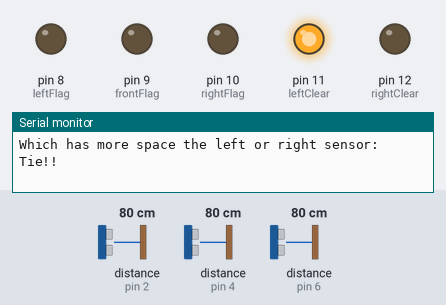
The sketch below on a simulated Arduino Mega 2560, built with avr-gcc and run on an emulated ATmega2560. On the bench: output pins drawn as LEDs (lit = HIGH), the last lines printed to the serial monitor. Wiring (inferred from the names in the program): 3 × ultrasonic range finder: trigger pin 3, echo pin 2 / trigger pin 5, echo pin 4 / trigger pin 7, echo pin 6. Inputs (shaded band) come from the test bench; at power-on: distance to the obstacle (sensors on pin 2, pin 4, pin 6) 80 cm. The echo pulse lasts 58.3 µs per cm; pins used as bus, display or sensor lines are not drawn.

Above: at 1.8 s.
1.9 s: distance to the obstacle (sensor on pin 2) set to 34 cm
4.3 s: distance to the obstacle (sensor on pin 2) set to 28 cm
At 6.1 s:
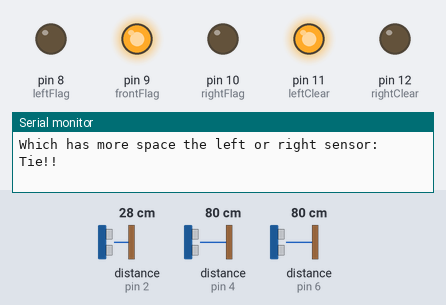
6.7 s: distance to the obstacle (sensor on pin 4) set to 33 cm
10.0 s: distance to the obstacle (sensor on pin 4) set to 26 cm
At 11.3 s:
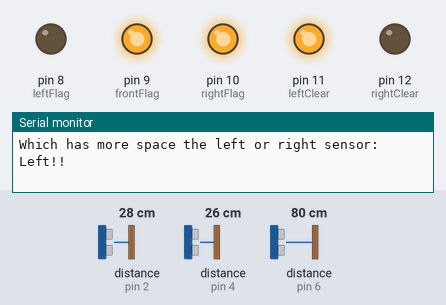
12.0 s: distance to the obstacle (sensor on pin 6) set to 34 cm
15.0 s: distance to the obstacle (sensor on pin 6) set to 28 cm
At 18.5 s:
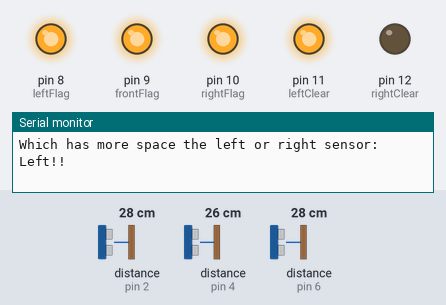
Timing chart, 0 to 19.5 s (numbered marks = the images above; inputs shaded):
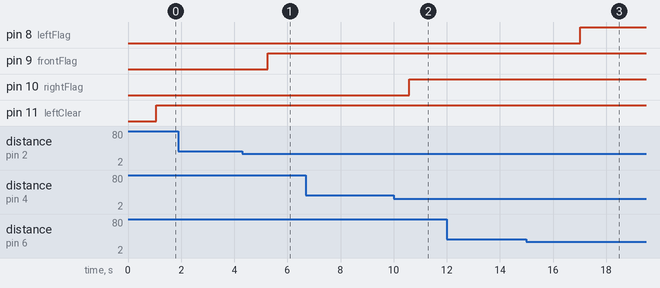

The sketch:

ArduinoSensor_s_.ino
```cpp
#define trig_Front 3 // For Front Sensor
#define echo_Front 2 // For Front Sensor
#define trig_Right 5 // For Right Sensor
#define echo_Right 4 // For Right Sensor
#define trig_Left 7 // For Left Sensor
#define echo_Left 6 // For Left Sensor
#define leftFlag 8
#define frontFlag 9
#define rightFlag 10
#define leftClear 11
#define rightClear 12

float signalDur_Front, distance_Front,signalDur_Right, distance_Right, signalDur_Left, distance_Left;

void setup() {
  // put your setup code here, to run once:
  Serial.begin(9600);
  //First HC-SR04 sensor
  pinMode(trig_Left, OUTPUT);
  pinMode(echo_Left, INPUT);
  // Second sensor
  pinMode(trig_Front, OUTPUT);
  pinMode(echo_Front, INPUT);
  //Third Sensor
  pinMode(trig_Right, OUTPUT);
  pinMode(echo_Right, INPUT);
  //Sensor flags to send to the ATmega 1284
  pinMode(leftFlag, OUTPUT);
  pinMode(frontFlag, OUTPUT);
  pinMode(rightFlag, OUTPUT);
  pinMode(leftClear, OUTPUT);
  pinMode(rightClear, OUTPUT);
}

void loop() {
  // put your main code here, to run repeatedly:
  // Giving a pulse to A Sensor
  digitalWrite(trig_Left, LOW);
  delayMicroseconds(2);
  digitalWrite(trig_Left, HIGH);
  delayMicroseconds(10);
  digitalWrite(trig_Left, LOW);

// Time it takes to gets a signal on the echo pin/speaker
   signalDur_Left = pulseIn(echo_Left,HIGH);
  //Detected objects distance from the sensor
  // Using 343 meters per second since it is the speed of sound.
   distance_Left = (signalDur_Left / 2) * 0.0343;

   delay(500);

  digitalWrite(trig_Front, LOW);
  delayMicroseconds(2);
  digitalWrite(trig_Front, HIGH);
  delayMicroseconds(10);
  digitalWrite(trig_Front, LOW);


  // Time it takes to gets a signal on the echo pin/speaker
  signalDur_Front = pulseIn(echo_Front,HIGH);

  //Detected objects distance from the sensor
  // Using 343 meters per second since it is the speed of sound.
  distance_Front = (signalDur_Front / 2) * 0.0343;

   delay(500);

  digitalWrite(trig_Right, LOW);
  delayMicroseconds(2);
  digitalWrite(trig_Right, HIGH);
  delayMicroseconds(10);
  digitalWrite(trig_Right, LOW);


  // Time it takes to gets a signal on the echo pin/speaker
  signalDur_Right = pulseIn(echo_Right,HIGH);

  //Detected objects distance from the sensor
  // Using 343 meters per second since it is the speed of sound.
  distance_Right = (signalDur_Right / 2) * 0.0343;


  // Sends the result to serial monitor
  Serial.print("Left = ");
  if(distance_Left >= 400 || distance_Left <= 2)
  {
    Serial.print("Out of Range! ");
    digitalWrite(leftFlag, LOW);
  }
  else if(distance_Left <= 30 && distance_Left > 20)
  {
    Serial.print(distance_Left);
    Serial.print(" cm");
    Serial.print(" Close! ");
    digitalWrite(leftFlag, HIGH);
    //delay(1000);
  }
  else if(distance_Left <= 20)
  {
    Serial.print(distance_Left);
    Serial.print(" cm");
    Serial.print(" Too Close! ");
    digitalWrite(leftFlag, HIGH);
    //delay(1000);
  }
  else
  {
    Serial.print(distance_Left);
    Serial.print(" cm ");
    digitalWrite(leftFlag, LOW);
    //delay(1000);
  }

  // watch out for the freuqnecy of the other may be affecting it.
  Serial.print("Front = ");
  if(distance_Front >= 400 || distance_Front <= 2)
  {
    Serial.print("Out of Range!");
    digitalWrite(frontFlag, LOW);
  }
  else if(distance_Front <= 30 && distance_Front > 20)
  {
    Serial.print(distance_Front);
    Serial.print(" cm");
    Serial.print(" Close! ");
    digitalWrite(frontFlag, HIGH);
    //delay(1000);
  }
  else if(distance_Front <= 20)
  {
    Serial.print(distance_Front);
    Serial.print(" cm");
    Serial.print(" Too Close! ");
    digitalWrite(frontFlag, HIGH);
    //delay(1000);
  }
  else
  {
    Serial.print(distance_Front);
    Serial.print(" cm ");
    digitalWrite(frontFlag, LOW);
    //delay(1000);
    //delay(500);
  }


  Serial.print("Right = ");
  if(distance_Right >= 400 || distance_Right <= 2)
  {
    Serial.print("Out of Range!");
    digitalWrite(rightFlag, LOW);
  }
  else if(distance_Right <= 30 && distance_Right > 20)
  {
    Serial.print(distance_Right);
    Serial.print(" cm");
    Serial.print(" Close! ");
    digitalWrite(rightFlag, HIGH);
    //delay(1000);
  }
  else if(distance_Right <= 20)
  {
    Serial.print(distance_Right);
    Serial.print(" cm");
    Serial.print(" Too Close! ");
   digitalWrite(rightFlag, HIGH);
   // at 12 cm should reverse left or right
   //delay(1000);
  }
  else
  {
    Serial.print(distance_Right);
    Serial.print(" cm");
    digitalWrite(rightFlag, LOW);
    //delay(1000);
    //delay(500);
  }
   Serial.println(" ");
  Serial.println("Which has more space the left or right sensor: ");
  if(distance_Left > distance_Right)
  {
    Serial.println("Left!!");
    digitalWrite(leftClear, HIGH);
    digitalWrite(rightClear, LOW);
  }
  else if(distance_Left < distance_Right)
  {
    Serial.println("Right!!");
    digitalWrite(leftClear, LOW);
    digitalWrite(rightClear, HIGH);
  }
  else if(distance_Left == distance_Right)
  {
    Serial.println("Tie!!");
    digitalWrite(leftClear, HIGH);
    digitalWrite(rightClear, LOW);
  }

   Serial.println(" ");
   //delay(500);

 }
```

FindDirandMoveAroundObj.c
```cpp
/*Partner(s)Name & email: Antonio Martinez, amart108@ucr.edu
 * Lab Section
 *Assignment: Final project find direction and move around an object
 *Exercise Description:
 * I acknowledge all content contained herein, excluding template or example code, is my own original work
 * Author : Antonio
 */
#include <avr/io.h>
#include <avr/interrupt.h>

volatile unsigned char TimerFlag = 0; //TimerISR() sets this to 1. C programmer should clear to 0.
//Internal variable for mapping AVR's ISR to our cleaner TimerISR model.
unsigned long _avr_timer_M  = 1; // start count from here, down to 0, default to 1 ms.
unsigned long _avr_timer_cntcurr = 0; // current internal count of 1ms ticks

void TimerOn(){
	TCCR1B = 0x0B;

	OCR1A = 125;

	TIMSK1 = 0x02;

	TCNT1 = 0;

	_avr_timer_cntcurr = _avr_timer_M;

	SREG |= 0x80;

}

void TimerOff(){
	TCCR1B = 0x00;
}

void TimerISR() {
	TimerFlag = 1;
}

ISR(TIMER1_COMPA_vect){
	_avr_timer_cntcurr--;
	if(_avr_timer_cntcurr == 0){
		TimerISR();
		_avr_timer_cntcurr = _avr_timer_M;
	}
}

void TimerSet(unsigned long M){
	_avr_timer_M = M;
	_avr_timer_cntcurr = _avr_timer_M;
}

int c1 = 0;
int c2 = 0;
int c3 = 0;
void Stop()
{
	//Stops the car
	PORTB = 0x00;
}

void ReverseLeft()
{
	// This move the left tire backwards so it moves in reverse
	//B = 1: Move backwards and to the left with left tire
	PORTB = 0x01;
}

void Right()
{
	//Moves the car to the right
	//B = 2: Turn right with left tire
	PORTB = 0x02;
}

void Left()
{
	//Move the car to the left
	//B = 4: Turn left with right tire
	PORTB = 0x04;
}

void Forward()
{
	// Moves the car straight forward
	//B = 6: Move forward
	PORTB = 0x06;
}

void ReverseRight()
{
	//B = 8:  Move backwards and to the right with right tire
	PORTB = 0x08;
}

void Reverse()
{
	//Moving the car straight backwards
	//B = 9: Move backwards
	PORTB = 0x09;
}


int lcount = 0;
int lat = 0x00;
int Gps = 0x00; // tells if you are heading in the right direction//
enum LStates{start, move_f, read,waitG, found_dir, rev, moveleft}LState;
void LatDir()
{
	Gps = PINC & 0x03;
	switch(LState)//transitions
	{
		case start:
			LState = move_f;
		break;

		case move_f:
			if((lcount != 0x11))
			{
				LState = move_f;
			}
			else
			{
				LState = read;
				lcount = 0x00;
			}
		break;

		case read:
			if((lcount != 0x32))
			{
				LState = read;
			}
			else
			{
				LState = waitG;
				lcount = 0x00;
			}
		break;

		case waitG:
			if((Gps == 0x01))
			{
				//PORTA = 0x0F;
				LState = found_dir;
			}
			else
			{
				LState = rev;
			}

		case rev:
			if((lcount != 0x11))
			{
				LState = rev;
			}
			else
			{
				LState = moveleft;
				lcount = 0x00;
			}
		break;

		case moveleft:
			if((lcount != 0x08))
			{
				LState = moveleft;
			}
			else
			{
				LState = move_f;
				lcount = 0x00;
			}
		break;

		case found_dir:

			LState = found_dir;
		break;

		default:
			LState = start;
		break;
	}
	switch(LState)//actions
	{
		case start:
		//PORTA = 0x00;
		break;

		case move_f:
			Forward();
			lcount++;
			//PORTA = 0x01;
		break;

		case read:
			Stop();
			lcount++;
			//PORTA = 0x02;
		break;

		case waitG:
		//PORTA = 0x03;
		break;

		case rev:
			Reverse();
			lcount++;
			//PORTA = 0x04;
		break;

		case moveleft:
			Left();
			lcount++;
			//PORTA = 0x05;
		break;

		case found_dir:
			Stop();
			lat = 0x01;
			//PORTA = 0x06;
		break;
	}
}


int sonar = 0x00; /// flags for each sensor
int clear = 0x00; // flags to tell if the left or right sensor is more clear
int count = 0x00;
int latTime = 0x00;
int Fail = 0x00;
int radius = 0x00;
enum States{init, movePosLat, fail, moveLeft, forward2, turnRight, moveForward, moveRight, forward3, turnLeft, Back, turn180, reverse, wait,turnRight2, turnLeft2}state;
void Object()
{
	sonar = PIND & 0x07;
	clear = PIND & 0x18;
	//PORTA = sonar;
	//PORTC = sonar;
	switch(state)// Transitions
	{
		case init:
			state = movePosLat;
		break;

		case movePosLat:
			if(Fail >= 0x02)
			{
				state = fail;
			}
			else if((sonar == 0x02) || (sonar == 0x06))
			{
				state = moveLeft;
			}
			else if(sonar == 0x03)
			{
				state = moveRight;
			}
			else if(sonar == 0x07)
			{
				state = reverse;
			}
			else
			{
				state = moveForward;
			}
		break;

		case fail:
			state = fail;
		break;

		case moveLeft:
			if(count != 0x11)
			{
				state = moveLeft;
			}
			else
			{
				state = forward2;
				count = 0x00;
			}
		break;

		case forward2:
			if(sonar == 0x06)
			{
				state = turn180;
				radius = 0x01;
				Fail++;
			}
			else if(sonar == 0x07)
			{
				state = Back;
				radius = 0x01;
				Fail++;
			}
			else if((sonar == 0x04) || (sonar == 0x05))
			{
				state = forward2;
			}
			else
			{
				state = turnRight;
				count = 0x00;
			}
		break;

		case turnRight:
			if(count != 0x11)
			{
				state = turnRight;
			}
			else
			{
				state = movePosLat;
				count = 0x00;
			}
		break;

		case moveForward:
			if((sonar == 0x00) || (sonar == 0x01) || (sonar == 0x04) || (sonar == 0x05))
			{
				state = moveForward;
			}
			else
			{
				state = movePosLat;
			}
		break;

		case moveRight:
			if(count != 0x11)
			{
				state = moveRight;
			}
			else
			{
				state = forward3;
			}
		break;

		case forward3:
			if(sonar == 0x03)
			{
				state = turn180;
				radius = 0x00;
				Fail++;
			}
			else if(sonar == 0x07)
			{
				state = Back;
				radius = 0x00;
				Fail++;
			}
			else if((sonar == 0x01) || (sonar == 0x05))
			{
				state = forward3;
			}
			else
			{
				state = turnLeft;
				count = 0x00;
			}
		break;

		case turnLeft:
			if(count != 0x11)
			{
				state = turnLeft;
			}
			else
			{
				state = movePosLat;
				count = 0x00;
			}
		break;

		case Back:
			if(sonar != 0x00)
			{
				state = Back;
			}
			else
			{
				state = turn180;
			}
		break;

		case turn180:
			if(count != 0x22)
			{
				state = turn180;
			}
			else
			{
				state = movePosLat;
			}
		break;

		case reverse:
			if(sonar != 0x00)
			{
				state = reverse;
			}
			else
			{
				state = wait;
			}
		break;

		case wait:
			if(count != 0x11)
			{
				state = wait;
			}
			else if(clear == 0x01)
			{
				state = turnLeft2;
				count = 0x00;
			}
			else if(clear == 0x02)
			{
				state = turnRight2;
				count = 0x00;
			}
		break;

		case turnLeft2:
			if(count != 0x11)
			{
				state = turnLeft2;
			}
			else
			{
				state = forward2;
				count = 0x00;
			}
		break;

		case turnRight2:
			if(count != 0x11)
			{
				state = turnRight2;
			}
			else
			{
				state = forward3;
			}
		break;
		default:
			state = init;
		break;
	}

	switch(state)//Actions
	{
		case init:

		break;

		case movePosLat:
		break;

		case fail:
		break;

		case moveLeft:
			Left();
			count++;
		break;

		case forward2:
			Forward();
		break;

		case turnRight:
			Right();
			count++;
		break;

		case moveForward:
			Forward();
		break;

		case moveRight:
			Right();
			count++;
		break;

		case forward3:
			Forward();
		break;

		case turnLeft:
			Left();
			count++;
		break;

		case Back:
			Reverse();
		break;

		case turn180:
			if(radius == 0x01)
			{
				Right();
			}
			else
			{
				Left();
			}
			count++;
		break;

		case reverse:
			Reverse();
		break;

		case wait:
			Stop();
			count++;
		break;

		case turnLeft2:
			Left();
			count++;
		break;

		case turnRight2:
			Right();
			count++;
		break;
	}

}


int main(void)
{
    /* Replace with your application code */
	//int temp = 0;
	//DDRA = 0xFF; PORTA = 0x00;
	DDRB = 0xFF; PORTB = 0x00; // outputs
	DDRC = 0x00; PORTC = 0xFF; //inputs
	DDRD = 0x00; PORTD = 0xFF;
	LState = start;
	state = init;
	TimerSet(100);
	TimerOn();
    while(1)
    {
		LatDir();
		while(!TimerFlag);
		TimerFlag = 0;

    }
}
```

SensorTestAndCrashPrev.c
```cpp
/*Partner(s)Name & email: Antonio Martinez, amart108@ucr.edu
 *Assignment
 *Exercise Description: 122A final project movement test and crash prevention test
 * I acknowledge all content contained herein, excluding template or example code, is my own original work
 * Author : Antonio
 */
#include <avr/io.h>
#include <avr/interrupt.h>

volatile unsigned char TimerFlag = 0; //TimerISR() sets this to 1. C programmer should clear to 0.
//Internal variable for mapping AVR's ISR to our cleaner TimerISR model.
unsigned long _avr_timer_M  = 1; // start count from here, down to 0, default to 1 ms.
unsigned long _avr_timer_cntcurr = 0; // current internal count of 1ms ticks

void TimerOn(){
	TCCR1B = 0x0B;

	OCR1A = 125;

	TIMSK1 = 0x02;

	TCNT1 = 0;

	_avr_timer_cntcurr = _avr_timer_M;

	SREG |= 0x80;

}

void TimerOff(){
	TCCR1B = 0x00;
}

void TimerISR() {
	TimerFlag = 1;
}

ISR(TIMER1_COMPA_vect){
	_avr_timer_cntcurr--;
	if(_avr_timer_cntcurr == 0){
		TimerISR();
		_avr_timer_cntcurr = _avr_timer_M;
	}
}

void TimerSet(unsigned long M){
	_avr_timer_M = M;
	_avr_timer_cntcurr = _avr_timer_M;
}

int c1 = 0;
int c2 = 0;
int c3 = 0;
void Stop()
{
	//Stops the car
	PORTB = 0x00;
}

void ReverseLeft()
{
	// This move the left tire backwards so it moves in reverse
	//B = 1: Move backwards and to the left with left tire
	PORTB = 0x01;
}

void Right()
{
	//Moves the car to the right
	//B = 2: Turn right with left tire
	PORTB = 0x02;
}

void Left()
{
	//Move the car to the left
	//B = 4: Turn left with right tire
	PORTB = 0x04;
}

void Forward()
{
	// Moves the car straight forward
	//B = 6: Move forward
	PORTB = 0x06;
}

void ReverseRight()
{
	//B = 8:  Move backwards and to the right with right tire
	PORTB = 0x08;
}

void Back()
{
	//Moving the car straight backwards
	//B = 9: Move backwards
	PORTB = 0x09;
}


int temp = 0x00;
int count = 0x00;
enum States{init, forward, left, right, surround, stop}state;
void tick()
{
	temp = PIND & 0x07;
	PORTA = 0x00;
	//PORTC = temp;
	switch(state)// Transitions
	{
		case init:
			state = forward;
		break;

		case forward:

			if(temp == 0x03)
			{
				state = right;
				//count = 0;
			}
			else if((temp == 0x06) || (temp == 0x02))
			{
				state = left;
				//count = 0;
			}
			else if((temp == 0x07))
			{
				state = surround;
				//	count = 0;
			}
			else
			{
				state = forward;
			}
		break;

		case left:
			if((count != 0x11))
			{
				state = left;
			}
			else
			{
				state = stop;
				count = 0x00;
			}
		break;

		case right:
			if((count != 0x11))
			{
				state = right;
			}
			else
			{
				state = stop;
				count = 0x00;
			}
		break;

		case surround:
			if((count != 0x14))
			{
				state = surround;
			}
			else
			{
				state = stop;
				count = 0x00;
			}
		break;

		case stop:
			if((count != 0x14))
			{
				state = stop;
			}
			else
			{
				state = forward;
				count = 0x00;
			}
		break;

		default:
			state = init;
		break;
	}

	switch(state)//Actions
	{
		case init:

		break;

		case forward:
			Forward();
			//PORTA = 0x01;
		break;

		case left:
			Left();
			//PORTA = 0x03;
			count++;
		break;

		case right:
			Right();
			count++;
			//PORTA = 0x04;
		break;

		case surround:
			Back();
			count++;
			//PORTA = 0x05;
		break;

		case stop:
			Stop();
			//PORTA = 0x06;
			count++;
		break;
	}

}


int main(void)
{
    /* Replace with your application code */
	//int temp = 0;
	//DDRA = 0xFF; PORTA = 0x00;
	DDRB = 0xFF; PORTB = 0x00; // outputs
	DDRC = 0xFF; PORTC = 0x00;
	DDRD = 0x00; PORTD = 0xFF;
	state = init;
	TimerSet(100);
	TimerOn();
    while(1)
    {
		tick();
		while(!TimerFlag);
		TimerFlag = 0;
    }
}
```

Measured:
- the behaviour switches between 31 and 30 cm on distance to the obstacle (sensor on pin 2) (found by bisection; images 0 and 1)
- the behaviour switches between 31 and 30 cm on distance to the obstacle (sensor on pin 4) (found by bisection; images 1 and 2)
- the behaviour switches between 31 and 30 cm on distance to the obstacle (sensor on pin 6) (found by bisection; images 2 and 3)
- after the input at 4.3 s, pin 9 (frontFlag): LOW → HIGH after 0.96 s
- after the input at 10.0 s, pin 10 (rightFlag): LOW → HIGH after 0.59 s
- after the input at 15.0 s, pin 8 (leftFlag): LOW → HIGH after 2.0 s
